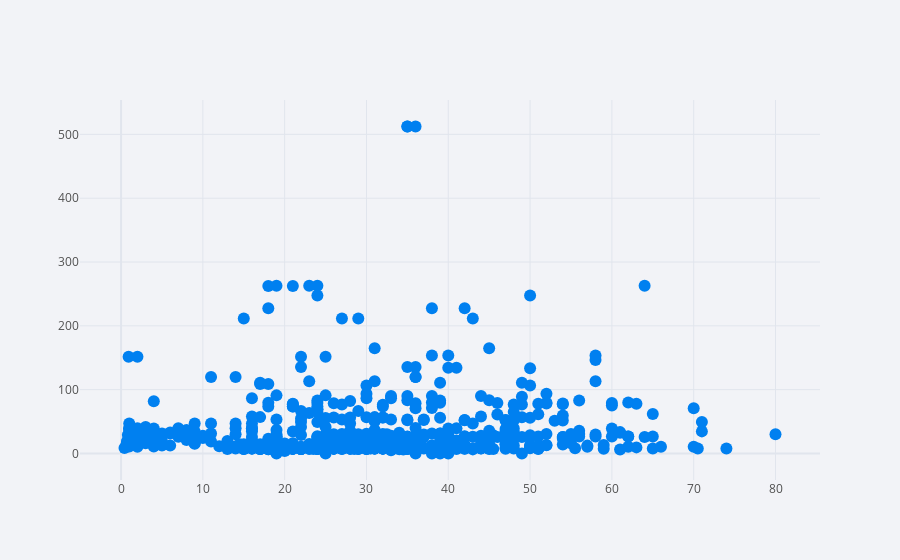

The cell this chart's notebook holds for it:
### Code cell
titanic.iplot(kind= 'scatter', x= 'age',y= 'fare',mode= 'markers', theme= 'polar')

### Figure 1 — Plotly figure (JSON) as saved in the notebook; plotly's stock layout.template omitted (floating-point values rounded to 4 significant figures; data arrays with more than 128 entries replaced by an {"elided": "..."} marker saying what was removed)
{"data": [{"line": {"color": "rgba(0, 128, 240, 1.0)", "dash": "solid", "shape": "linear", "width": 1.3}, "marker": {"size": 12, "symbol": "circle"}, "mode": "markers", "name": "fare", "text": "", "type": "scatter", "x": {"elided": "891 float values"}, "y": {"elided": "891 float values"}}], "layout": {"legend": {"bgcolor": "#F2F3F7", "font": {"color": "#505050"}}, "paper_bgcolor": "#F2F3F7", "plot_bgcolor": "#F2F3F7", "title": {"font": {"color": "#484848"}}, "xaxis": {"gridcolor": "#E1E5ED", "showgrid": true, "tickfont": {"color": "#505050"}, "title": {"font": {"color": "#505050"}, "text": ""}, "zerolinecolor": "#E1E5ED"}, "yaxis": {"gridcolor": "#E1E5ED", "showgrid": true, "tickfont": {"color": "#505050"}, "title": {"font": {"color": "#505050"}, "text": ""}, "zerolinecolor": "#E1E5ED"}}}
